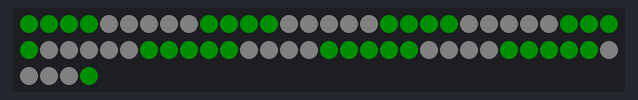
Bench run of a program on a simulated ESP32 board running MicroPython. Shown: 64 RGB LEDs in strip order, left to right, continuing on the next row. Dim RGB values are drawn brighter than linear.

Above: at 0.06 s.
At 0.6 s:
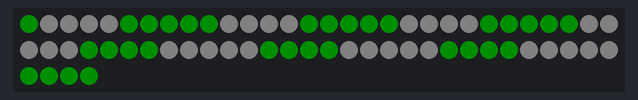
At 1.14 s:
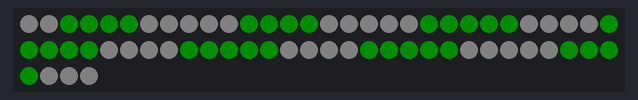

Measured:
- by itself, everything shown: repeats every 0.87 s, in 8 steps

The program:

neopixel_matrix_fun1.py
```python
from machine import Pin
from utime import sleep
from neopixel import NeoPixel


led_pin = Pin(14, Pin.OUT)  # Pin 14 is the NeioPixel data pin for the ESP32-S3-MATRIX
np = NeoPixel(led_pin, 64)  # create NeoPixel driver on GPIO0 for 64 pixels


def color_all(r, g, b):
    for i in range(64):
            np[i] = (r, g, b)


color_all(r=0, g=0, b=0)
np.write()


def moving_dot(r, g, b, row, index, offset):
#offsetrange2
    np[((8*row)+(index+offset)%8)] = (r, g, b)

def wave(r, g, b, index, offset=0):
    for row in range(8):
        moving_dot(r=r, g=g, b=b, row=row, index=index, offset=row+offset)
    # moving_dot(r=0, g=0, b=10, row=1, index=i, offset=1)
    # moving_dot(r=0, g=0, b=10, row=2, index=i, offset=2)
    # moving_dot(r=0, g=0, b=10, row=3, index=i, offset=3)
    # moving_dot(r=0, g=0, b=10, row=4, index=i, offset=4)
    # moving_dot(r=0, g=0, b=10, row=5, index=i, offset=5)
    # moving_dot(r=0, g=0, b=10, row=6, index=i, offset=6)
    # moving_dot(r=0, g=0, b=10, row=7, index=i, offset=7)

distance = 9

while True:
    for i in range(8):
        # alles löschen
        color_all(r=0, g=0, b=0)
        np.write()
        wave(r=0 ,g=15 ,b=0, index=i, offset=0)
        wave(r=0 ,g=15 ,b=0, index=i, offset=1)
        wave(r=0 ,g=15 ,b=0, index=i, offset=2)
        wave(r=0 ,g=15 ,b=0,index=i, offset=3)
        wave(r=5 ,g=5 ,b=5, index=i, offset=4)
        wave(r=5 ,g=5 ,b=5, index=i, offset=5)
        wave(r=5 ,g=5 ,b=5, index=i, offset=6)
        wave(r=5 ,g=5 ,b=5, index=i, offset=7)
        # moving_dot(r=0, g=0, b=10, row=0, index=i, offset=0)
        # moving_dot(r=0, g=0, b=10, row=1, index=i, offset=1)
        # moving_dot(r=0, g=0, b=10, row=2, index=i, offset=2)
        # moving_dot(r=0, g=0, b=10, row=3, index=i, offset=3)
        # moving_dot(r=0, g=0, b=10, row=4, index=i, offset=4)
        # moving_dot(r=0, g=0, b=10, row=5, index=i, offset=5)
        # moving_dot(r=0, g=0, b=10, row=6, index=i, offset=6)
        # moving_dot(r=0, g=0, b=10, row=7, index=i, offset=7)

        # moving_dot(r=0, g=10, b=0, row=0, index=i, offset=0+4)
        # moving_dot(r=0, g=10, b=0, row=1, index=i, offset=1+4)
        # moving_dot(r=0, g=10, b=0, row=2, index=i, offset=2+4)
        # moving_dot(r=0, g=10, b=0, row=3, index=i, offset=3+4)
        # moving_dot(r=0, g=10, b=0, row=4, index=i, offset=4+4)
        # moving_dot(r=0, g=10, b=0, row=5, index=i, offset=5+4)
        # moving_dot(r=0, g=10, b=0, row=6, index=i, offset=6+4)
        # moving_dot(r=0, g=10, b=0, row=7, index=i, offset=7+4)


        np.write()
        sleep(0.1)
```
